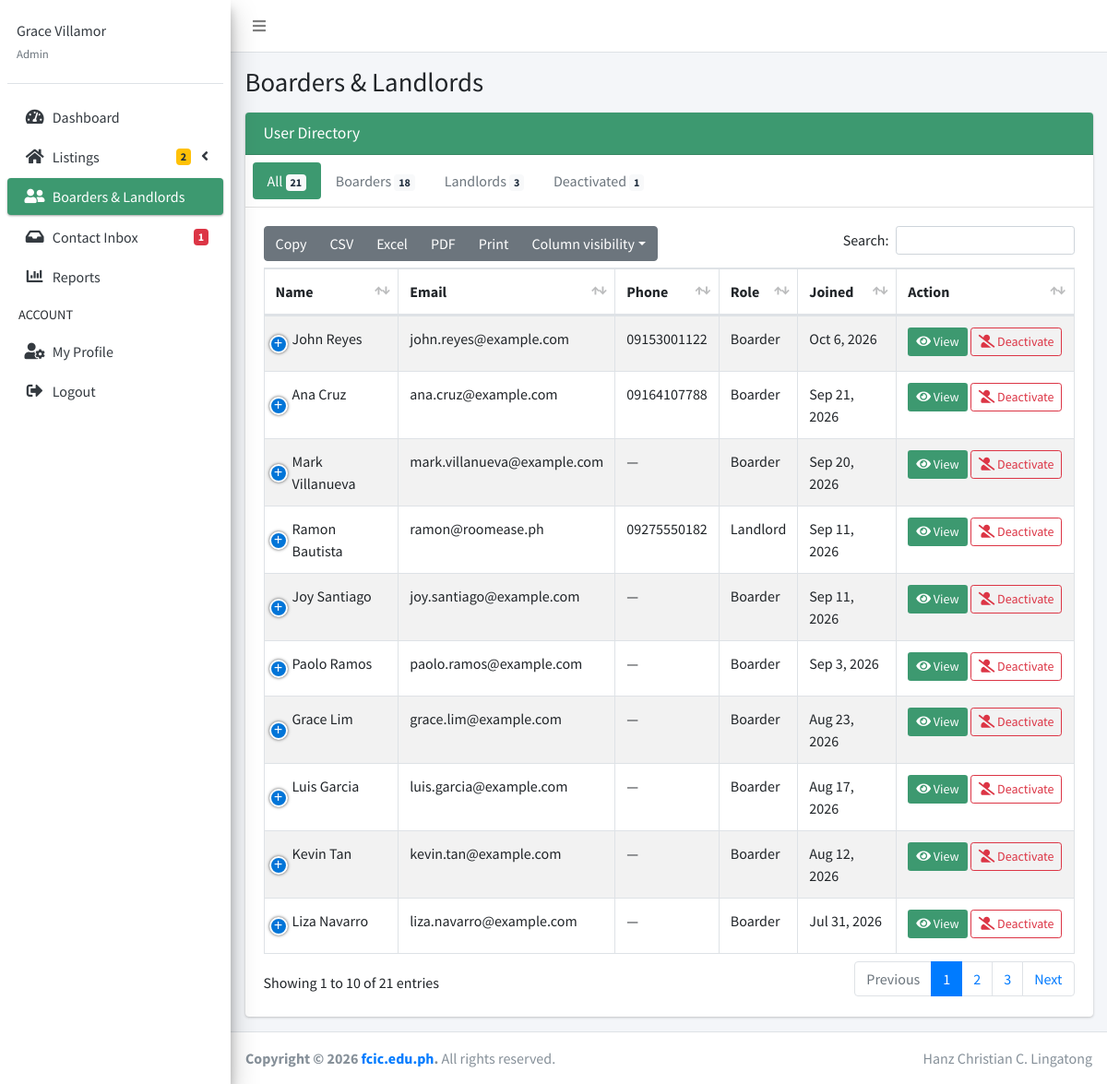
/backend/admin/dashboard.php?page=accounts (signed in), run on the app's committed database.
### tables this page shows
CREATE TABLE users (
    user_id         INT AUTO_INCREMENT PRIMARY KEY,
     
    email           VARCHAR(150) NULL,
     
    username        VARCHAR(30) NULL DEFAULT NULL,
    google_id       VARCHAR(64) DEFAULT NULL,
    password_hash   VARCHAR(255) NOT NULL,
    first_name      VARCHAR(100) NOT NULL,
    middle_name     VARCHAR(100) NULL DEFAULT NULL,
    last_name       VARCHAR(100) NOT NULL,
    phone_number    VARCHAR(30) DEFAULT NULL,
     
    avatar_path     VARCHAR(255) NULL DEFAULT NULL,
     
     
     
    role            ENUM('super_admin', 'administrator', 'landlord', 'boarder') NOT NULL,
     
    must_change_password TINYINT(1) NOT NULL DEFAULT 0,
    is_active       TINYINT(1) NOT NULL DEFAULT 1,
     
    deactivation_reason VARCHAR(500) NULL DEFAULT NULL,
    last_login_at   DATETIME NULL DEFAULT NULL,
    deleted_at      DATETIME NULL DEFAULT NULL,
    deleted_by      INT NULL,
     
    created_by      INT NULL,
    created_at      TIMESTAMP NOT NULL DEFAULT CURRENT_TIMESTAMP,
    updated_by      INT NULL,
    updated_at      TIMESTAMP NOT NULL DEFAULT CURRENT_TIMESTAMP ON UPDATE CURRENT_TIMESTAMP,
    UNIQUE KEY email (email),
    UNIQUE KEY uq_users_username (username),
    UNIQUE KEY uq_users_google_id (google_id),
     
    KEY idx_users_live (deleted_at, is_active, role),
    CONSTRAINT fk_users_created_by FOREIGN KEY (created_by)
        REFERENCES users(user_id) ON DELETE SET NULL,
    CONSTRAINT fk_users_updated_by FOREIGN KEY (updated_by)
        REFERENCES users(user_id) ON DELETE SET NULL,
    CONSTRAINT fk_users_deleted_by FOREIGN KEY (deleted_by)
        REFERENCES users(user_id) ON DELETE SET NULL
);

### backend/admin/includes/functions.php (called while the page is built, shortened)
<?php
function e($value)
{
  return htmlspecialchars((string) ($value ?? ''), ENT_QUOTES, 'UTF-8');
}
function full_name($row)
{
  return trim(($row['first_name'] ?? '') . ' ' . ($row['last_name'] ?? ''));
}
function nice_date($datetime, $withTime = false)
{
  return date($withTime ? 'M j, Y g:i A' : 'M j, Y', strtotime($datetime));
}

### backend/admin/content/accounts.php (the view, shortened to what this page needs)
<?php
require_once __DIR__ . '/../includes/account_actions.php';
$filters = [
  'all' => ['All', "u.role IN ('boarder', 'landlord')"],
  'boarder' => ['Boarders', "u.role = 'boarder'"],
  'landlord' => ['Landlords', "u.role = 'landlord'"],
  'inactive' => ['Deactivated', "u.role IN ('boarder', 'landlord') AND u.is_active = 0"],
];
$filter = isset($filters[$_GET['filter'] ?? '']) ? $_GET['filter'] : 'all';
$tabCounts = $pdo->query("SELECT COUNT(*) AS `all`, SUM(role = 'boarder') AS boarder, SUM(role = 'landlord') AS landlord, SUM(is_active = 0) AS inactive
  FROM users WHERE role IN ('boarder', 'landlord') AND deleted_at IS NULL")->fetch();
$accounts = $pdo->query("SELECT u.*,
    (SELECT COUNT(*) FROM boarding_houses b WHERE b.landlord_id = u.user_id) AS listings,
    (SELECT COUNT(*) FROM reservations r WHERE r.boarder_id = u.user_id) AS requests
  FROM users u
  WHERE {$filters[$filter][1]} AND u.deleted_at IS NULL
  ORDER BY u.created_at DESC")->fetchAll();
?>
  <div class="content-wrapper">
    <div class="content-header">
      <div class="container-fluid">
        <h1 class="m-0">Boarders &amp; Landlords</h1>
      </div>
    </div>
    <div class="content">
      <div class="container-fluid">
        <div class="row">
          <div class="col-lg-12">
            <div class="card">
              <div class="card-header bg-olive">
                <h3 class="card-title">User Directory</h3>
              </div>
              <div class="card-header p-2">
                <ul class="nav nav-pills">
                  <?php foreach ($filters as $key => [$label]): ?>
                  <li class="nav-item">
                    <a class="nav-link <?php echo $key === $filter ? 'active bg-olive' : ''; ?>" href="dashboard.php?page=accounts&filter=<?php echo $key; ?>">
                      <?php echo e($label); ?> <span class="badge badge-light"><?php echo (int) $tabCounts[$key]; ?></span>
                    </a>
                  </li>
                  <?php endforeach; ?>
                </ul>
              </div>
              <div class="card-body">
                <table id="example1" class="table table-bordered table-striped">
                  <thead>
                  <tr>
                    <th data-priority="1">Name</th>
                    <th>Email</th>
                    <th>Phone</th>
                    <th>Role</th>
                    <th>Joined</th>
                    <th class="no-export" data-priority="2">Action</th>
                  </tr>
                  </thead>
                  <tbody>
                    <?php foreach ($accounts as $b):?>
                  <tr>
                    <td><?php echo htmlspecialchars($b['first_name'].' '.$b['last_name']);?></td>
                    <td><?php echo htmlspecialchars($b['email']);?></td>
                    <td><?php echo e($b['phone_number'] ?: '—');?></td>
                    <td class="text-capitalize"><?php echo htmlspecialchars($b['role']);?></td>
                    <td data-order="<?php echo e($b['created_at']); ?>"><?php echo e(nice_date($b['created_at'])); ?></td>
                    <td class="text-nowrap">
                      <a class="btn bg-olive btn-sm mb-1" href="dashboard.php?page=view_account&id=<?php echo $b['user_id'];?>"><i
                        class="fas fa-eye"></i> View</a>
                      <?php echo account_buttons($b); ?>
                    </td>
                  </tr>
                  <?php endforeach;?>
                  </tbody>
                </table>
              </div>
            </div>
          </div>
        </div>
      </div>
    </div>
  </div>

### backend/admin/includes/account_actions.php (shortened to what this page needs)
<?php
function account_buttons($account)
{
  $return = e($_SERVER['REQUEST_URI'] ?? '');
  if ($account['is_active']) {
    return '<button type="button" class="btn btn-outline-danger btn-sm mb-1" data-toggle="modal" data-target="#deactivateModal" data-id="' . (int) $account['user_id'] . '" data-name="' . e(full_name($account)) . '"><i class="fas fa-user-slash"></i> Deactivate</button>';
  }
  return '<form method="post" action="" class="d-inline">' . csrf_field()
    . '<input type="hidden" name="account_action" value="activate"><input type="hidden" name="id" value="' . (int) $account['user_id'] . '">'
    . '<input type="hidden" name="return" value="' . $return . '">'
    . '<button type="submit" class="btn btn-outline-success btn-sm mb-1"><i class="fas fa-user-check"></i> Reactivate</button></form>';
}

### data on the page
users: first_name+last_name "John Reyes", email "john.reyes@example.com", phone_number "09153001122", role "Boarder", created_at "Oct 6, 2026"
users: first_name+last_name "Ana Cruz", email "ana.cruz@example.com", phone_number "09164107788", role "Boarder", created_at "Sep 21, 2026"
users: first_name+last_name "Mark Villanueva", email "mark.villanueva@example.com", phone_number "—", role "Boarder", created_at "Sep 20, 2026"
users: first_name+last_name "Ramon Bautista", email "ramon@roomease.ph", phone_number "09275550182", role "Landlord", created_at "Sep 11, 2026"
users: first_name+last_name "Joy Santiago", email "joy.santiago@example.com", phone_number "—", role "Boarder", created_at "Sep 11, 2026"
users: first_name+last_name "Paolo Ramos", email "paolo.ramos@example.com", phone_number "—", role "Boarder", created_at "Sep 3, 2026"
users: first_name+last_name "Grace Lim", email "grace.lim@example.com", phone_number "—", role "Boarder", created_at "Aug 23, 2026"
users: first_name+last_name "Luis Garcia", email "luis.garcia@example.com", phone_number "—", role "Boarder", created_at "Aug 17, 2026"
users: first_name+last_name "Kevin Tan", email "kevin.tan@example.com", phone_number "—", role "Boarder", created_at "Aug 12, 2026"
users: first_name+last_name "Liza Navarro", email "liza.navarro@example.com", phone_number "—", role "Boarder", created_at "Jul 31, 2026"

### other printed values
$_SESSION['firstname']. ' ' .$_SESSION['lastname'] "Grace Villamor"
role_label($_SESSION['role']) "Admin"
$counts['review'] "2"
$counts['inbox'] "1"
$label "All"
$tabCounts[$key] "21"
$label "Boarders"
$tabCounts[$key] "18"
$label "Landlords"
$tabCounts[$key] "3"
$label "Deactivated"
$tabCounts[$key] "1"
